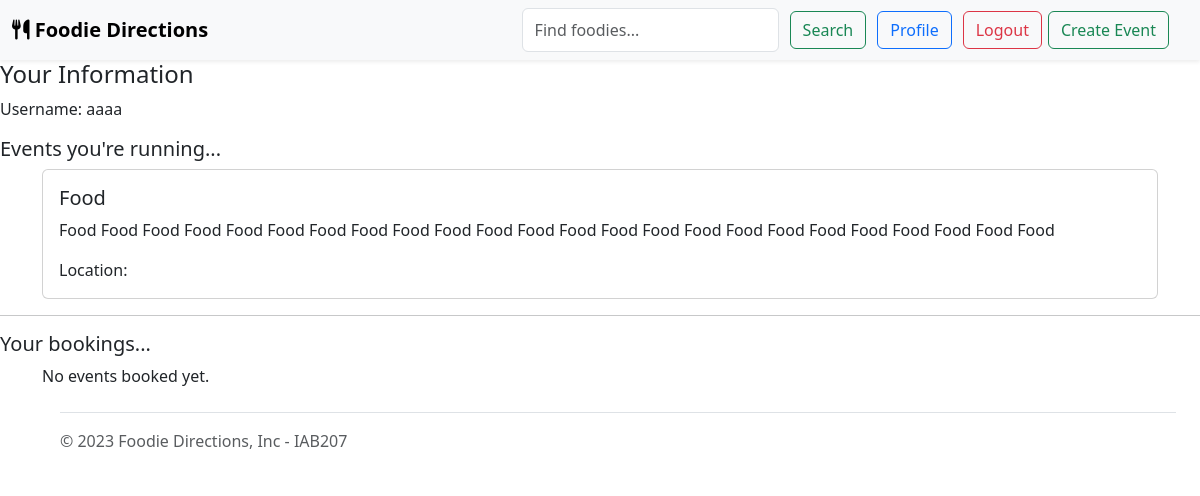
The app's page /user (signed in), older data.
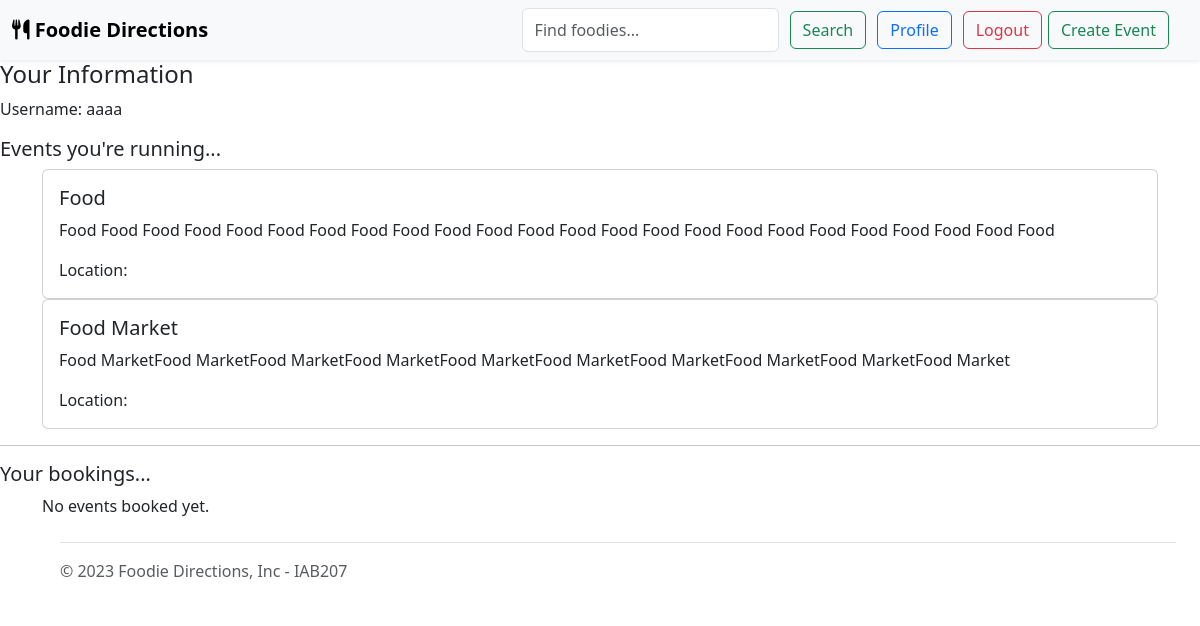
The same page, newer data.
### website/models.py (models this page shows, shortened)
class User(UserMixin, db.Model):
    __tablename__ = 'users'
    id = db.Column(db.Integer, primary_key=True)
    username = db.Column(db.String(40), nullable=False)
    email = db.Column(db.String(120), nullable=False)
    password_hash = db.Column(db.String(128), nullable=False)
    comments = db.relationship('Comment', backref='user')
    bookings = db.relationship('Booking', backref='user')
    events = db.relationship('Event', backref='user', lazy=True)

class Event(db.Model):
    __tablename__ = 'events'
    id = db.Column(db.Integer, primary_key=True)
    title = db.Column(db.String(80), nullable=False)
    description = db.Column(db.String(200), nullable=False)
    image = db.Column(db.String(400))
    dateTime = db.Column(db.DateTime, nullable=False)
    price = db.Column(db.Numeric(precision=10, scale=2))
    ticketsAvailable = db.Column(db.Integer, nullable=False)
    locationName = db.Column(db.String(80), nullable=False)
    status = db.Column(db.String(20), default="Open", nullable=False)
    category = db.Column(db.String(20))
    user_id = db.Column(db.Integer, db.ForeignKey('users.id'), nullable=False)
    comments = db.relationship('Comment', backref='event')
    bookings = db.relationship('Booking', backref='event')

### website/auth.py (the view)
@bp.route('/user', methods=['GET', 'POST'])
def user():
    return render_template('user.html', user=current_user)

### website/__init__.py (called while the page is built)
def create_app():
    app=Flask(__name__)  # this is the name of the module/package that is calling this app
    app.debug=True
    app.secret_key='862b1a0d45e29873ab29da77a06728fed0d3c783512a797a'
    app.config['SQLALCHEMY_DATABASE_URI']='sqlite:///mydbname.sqlite'
    db.init_app(app)
    bootstrap = Bootstrap5(app)
    CSRFProtect(app)
    login_manager = LoginManager()
    login_manager.login_view='auth.login'
    login_manager.init_app(app)
    from .models import User  # importing here to avoid circular references
    @login_manager.user_loader
    def load_user(user_id):
        return User.query.get(int(user_id))
    from . import views
    app.register_blueprint(views.bp)
    from . import auth
    app.register_blueprint(auth.bp)
    return app

### website/templates/user.html (shortened to what this page needs)
{% extends "base.html" %}
{% block content %}
<div class="page-header">
    <h4>Your Information</h4>
</div>
<p>Username: {{ user.username }}</p>
<h5>Events you're running...</h5>
<div class="container-sm">
    {% if user.events %}
        {% for event in user.events %}
            {% with %}
                {% set event = event %}
                {% include "eventCard.html" %}
            {% endwith %}
        {% endfor %}
    {% else %}
        <p>No events created yet.</p>
    {% endif %}
</div>
<hr />
<h5>Your bookings...</h5>
<div class="container-sm">
    {% if user.booked_events %}
        {% for event in user.booked_events %}
            {% with %}
                {% set event = event %}
            {% endwith %}
        {% endfor %}
    {% else %}
        <p>No events booked yet.</p>
    {% endif %}
</div>
{% endblock %}

### website/templates/base.html (shortened to what this page needs)
<html>
<head>
    <link href="https://cdn.jsdelivr.net/npm/bootstrap@5.3.0-alpha3/dist/css/bootstrap.min.css" rel="stylesheet">
    <link rel="stylesheet" href="../static/css/style.css">
</head>
<body>
    <header>
        <nav class="navbar navbar-expand-lg sticky-top bg-light shadow-sm">
            <div class="container-fluid">
                <a class="navbar-brand fw-bold" href="/">
                    <i class="fa-solid fa-utensils"></i>
                    Foodie Directions
                </a>
                <div class="offcanvas offcanvas-end" tabindex="-1" id="navbarOffcanvas" aria-labelledby="navbarOffcanvasLabel">
                    <div class="offcanvas-body">
                        <ul class="navbar-nav justify-content-end flex-grow-1 pe-3">
                            <li class="nav-item">
                                <form class="d-flex ms-auto mb-0">
                                    <input class="form-control me-2" type="search" placeholder="Find foodies..." aria-label="Search">
                                    <button class="btn btn-outline-success" type="submit">Search</button>
                                </form>
                            </li>
                            {% if current_user.is_authenticated %}
                                <li class="nav-item">
                                    <a type="button" class="btn btn-outline-primary ms-2" href="/user">Profile</a>
                                </li>
                                <li class="nav-item">
                                    <a type="button" class="btn btn-outline-danger ms-2" href="/logout">Logout</a>
                                </li>
                            {% else %}
                                <li class="nav-item">
                                    <a type="button" class="btn btn-outline-primary ms-2" href="/login">Login</a>
                                </li>
                            {% endif %}
                            <li class="nav-item">
                                <a type="button" class="nav-item btn btn-outline-success" href="/create">Create Event</a>
                            </li>
                        </ul>
                    </div>
                </div>
            </div>
        </nav>
    </header>
    {% block content %}
    {% endblock %}
    <div class="container mx-lg-5">
        <footer class="footer d-flex flex-wrap justify-content-between align-items-center py-3 my-4 border-top">
            <div class="col-md-4 d-flex align-items-center">
                <span class="mb-3 mb-md-0 text-muted">&copy; 2023 Foodie Directions, Inc - IAB207</span>
            </div>
        </footer>
    </div>
</body>
</html>

### website/templates/eventCard.html (shortened to what this page needs)
<div class="card">
    <div class="card-body">
        <h5 class="card-title">{{ event.title }}</h5>
        <p class="card-text">{{ event.description }}</p>
        <p class="card-text">Location: {{ event.location }}</p>
    </div>
</div>

### website/static/css/style.css (style rules this page uses)
.btn { margin: 3px; }

Row changes from the older to the newer data that the page shows:
added Event: title "Food Market", description "Food MarketFood MarketFood MarketFood MarketFood MarketFood MarketFood MarketFood MarketFood MarketFood Market"
